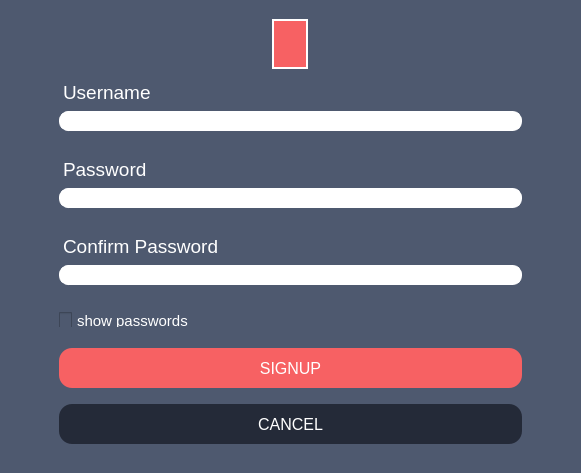
<?xml version="1.0" encoding="UTF-8"?>
<ui version="4.0">
 <class>Registration</class>
 <widget class="QMainWindow" name="Registration">
  <property name="geometry">
   <rect>
    <x>0</x>
    <y>0</y>
    <width>581</width>
    <height>473</height>
   </rect>
  </property>
  <property name="windowTitle">
   <string>Registration</string>
  </property>
  <property name="whatsThis">
   <string>&lt;html&gt;&lt;head/&gt;&lt;body&gt;&lt;p&gt;&lt;br/&gt;&lt;/p&gt;&lt;/body&gt;&lt;/html&gt;</string>
  </property>
  <widget class="QWidget" name="centralwidget">
   <property name="minimumSize">
    <size>
     <width>549</width>
     <height>433</height>
    </size>
   </property>
   <property name="styleSheet">
    <string notr="true">background : #4e596f;</string>
   </property>
   <layout class="QGridLayout" name="gridLayout">
    <item row="1" column="0">
     <widget class="QFrame" name="frame">
      <property name="styleSheet">
       <string notr="true">border-width: 1px;
padding-top: 0px;
margin-left: 40px;
margin-right: 40px;
margin-bottom: 5px;</string>
      </property>
      <property name="frameShape">
       <enum>QFrame::NoFrame</enum>
      </property>
      <property name="frameShadow">
       <enum>QFrame::Plain</enum>
      </property>
      <layout class="QVBoxLayout" name="verticalLayout_5">
       <item alignment="Qt::AlignHCenter">
        <widget class="QPushButton" name="btn_changeProfile">
         <property name="enabled">
          <bool>true</bool>
         </property>
         <property name="minimumSize">
          <size>
           <width>0</width>
           <height>0</height>
          </size>
         </property>
         <property name="maximumSize">
          <size>
           <width>140</width>
           <height>65</height>
          </size>
         </property>
         <property name="sizeIncrement">
          <size>
           <width>0</width>
           <height>0</height>
          </size>
         </property>
         <property name="baseSize">
          <size>
           <width>0</width>
           <height>0</height>
          </size>
         </property>
         <property name="cursor">
          <cursorShape>PointingHandCursor</cursorShape>
         </property>
         <property name="toolTip">
          <string>edit profile icon</string>
         </property>
         <property name="autoFillBackground">
          <bool>false</bool>
         </property>
         <property name="styleSheet">
          <string notr="true">QPushButton{
background-color: #f76163;
border: 2px solid white;
border-radius: 30px;
}

QPushButton:hover{
background-color: #4e596f;
}

QPushButton:pressed{
background-color: #242A38;
}</string>
         </property>
         <property name="text">
          <string/>
         </property>
         <property name="icon">
          <iconset resource="resources/res.qrc">
           <normaloff>:/res/profile-pics/default.png</normaloff>:/res/profile-pics/default.png</iconset>
         </property>
         <property name="iconSize">
          <size>
           <width>59</width>
           <height>59</height>
          </size>
         </property>
         <property name="autoDefault">
          <bool>false</bool>
         </property>
         <property name="default">
          <bool>false</bool>
         </property>
         <property name="flat">
          <bool>false</bool>
         </property>
        </widget>
       </item>
       <item>
        <layout class="QVBoxLayout" name="uname">
         <property name="rightMargin">
          <number>0</number>
         </property>
         <item>
          <widget class="QLabel" name="label_uname">
           <property name="styleSheet">
            <string notr="true">QLabel{
	text-decoration: none;
	margin-left: 0px;
	margin-bottom: 0px;
}</string>
           </property>
           <property name="text">
            <string>&lt;html&gt;&lt;head/&gt;&lt;body&gt;&lt;p&gt;&lt;span style=&quot; font-size:14pt; color:#ffffff;&quot;&gt;Username&lt;/span&gt;&lt;/p&gt;&lt;/body&gt;&lt;/html&gt;</string>
           </property>
          </widget>
         </item>
         <item>
          <widget class="QLineEdit" name="ledit_uname">
           <property name="styleSheet">
            <string notr="true">background: white;
border:1px solid white;
border-radius: 9px;
padding: 1 8px;
margin: 0 0 20 0px;
color: #242A38;
font: &quot;Segoe UI Emoji&quot;;
selection-background-color: #f76163;</string>
           </property>
          </widget>
         </item>
        </layout>
       </item>
       <item>
        <layout class="QVBoxLayout" name="pwd">
         <item>
          <widget class="QLabel" name="label_pwd">
           <property name="styleSheet">
            <string notr="true">QLabel{
	text-decoration: none;
	margin-left: 0px;
	margin-bottom: 0px;
}</string>
           </property>
           <property name="text">
            <string>&lt;html&gt;&lt;head/&gt;&lt;body&gt;&lt;p&gt;&lt;span style=&quot; font-size:14pt; color:#ffffff;&quot;&gt;Password&lt;/span&gt;&lt;/p&gt;&lt;/body&gt;&lt;/html&gt;</string>
           </property>
          </widget>
         </item>
         <item>
          <widget class="QLineEdit" name="ledit_pwd">
           <property name="styleSheet">
            <string notr="true">background: white;
border:1px solid white;
border-radius: 9px;
padding: 1 8px;
margin: 0 0 20 0px;
color: #242A38;
font: &quot;Segoe UI Emoji&quot;;
selection-background-color: #f76163;</string>
           </property>
           <property name="echoMode">
            <enum>QLineEdit::Password</enum>
           </property>
          </widget>
         </item>
        </layout>
       </item>
       <item>
        <layout class="QVBoxLayout" name="cnfrmPwd">
         <property name="sizeConstraint">
          <enum>QLayout::SetDefaultConstraint</enum>
         </property>
         <property name="rightMargin">
          <number>0</number>
         </property>
         <item>
          <widget class="QLabel" name="label_cnfrmPwd">
           <property name="styleSheet">
            <string notr="true">QLabel{
	text-decoration: none;
	margin-left: 0px;
	margin-bottom: 0px;
}</string>
           </property>
           <property name="text">
            <string>&lt;html&gt;&lt;head/&gt;&lt;body&gt;&lt;p&gt;&lt;span style=&quot; font-size:14pt; color:#ffffff;&quot;&gt;Confirm Password&lt;/span&gt;&lt;/p&gt;&lt;/body&gt;&lt;/html&gt;</string>
           </property>
          </widget>
         </item>
         <item>
          <widget class="QLineEdit" name="lineEdit_cnfrmPwd">
           <property name="styleSheet">
            <string notr="true">background: white;
border:1px solid white;
border-radius: 9px;
padding: 1 8px;
margin: 0 0 20 0px;
color: #242A38;
font: &quot;Segoe UI Emoji&quot;;
selection-background-color: #f76163;</string>
           </property>
           <property name="echoMode">
            <enum>QLineEdit::Password</enum>
           </property>
          </widget>
         </item>
        </layout>
       </item>
       <item>
        <widget class="QCheckBox" name="checkBox_showPwds">
         <property name="cursor">
          <cursorShape>PointingHandCursor</cursorShape>
         </property>
         <property name="toolTip">
          <string>&lt;html&gt;&lt;head/&gt;&lt;body&gt;&lt;p&gt;Show/hide all the passwords&lt;/p&gt;&lt;/body&gt;&lt;/html&gt;</string>
         </property>
         <property name="styleSheet">
          <string notr="true">QCheckBox {
    spacing: 5px;
	font-size: 11pt;
	color:white;
	margin-bottom: -3px;
	margin-left: 0px;
}

QCheckBox::indicator {
    width: 13px;
	height: 17px;
}

QCheckBox::indicator:unchecked {
    image: url(:/res/checkbox.png);
}

QCheckBox::indicator:checked {
    image: url(:/res/checkbox_checked.png);
}
</string>
         </property>
         <property name="text">
          <string>show passwords</string>
         </property>
        </widget>
       </item>
       <item>
        <layout class="QVBoxLayout" name="buttons">
         <item>
          <widget class="QPushButton" name="btn_signup">
           <property name="sizePolicy">
            <sizepolicy hsizetype="Minimum" vsizetype="Fixed">
             <horstretch>0</horstretch>
             <verstretch>0</verstretch>
            </sizepolicy>
           </property>
           <property name="cursor">
            <cursorShape>PointingHandCursor</cursorShape>
           </property>
           <property name="toolTip">
            <string>&lt;html&gt;&lt;head/&gt;&lt;body&gt;&lt;p&gt;Save all changes&lt;/p&gt;&lt;/body&gt;&lt;/html&gt;</string>
           </property>
           <property name="styleSheet">
            <string notr="true">QPushButton {
	background: #f76163;
    border-width: 1px;
    border-radius: 13px;
    border-color: #f76163;
    font: 12pt;
    color: white;
    padding: 10px;
	margin-left: 0px;
	margin-right: 0px;
	margin-top: 15px;
	margin-bottom: 10px;
	min-height: 20px;
}

QPushButton:hover {
background: qradialgradient(cx:0.3, cy:0.5, radius: 5.5,
              fx:0.5, fy:0.5, stop:0 #f65964, stop:1 white);
}

QPushButton:pressed {
background: qradialgradient(cx:0.7, cy:0.5, radius: 5.5,
              fx:0.5, fy:0.5, stop:0 #f65964, stop:1 black);
}</string>
           </property>
           <property name="text">
            <string>SIGNUP</string>
           </property>
          </widget>
         </item>
         <item>
          <widget class="QPushButton" name="btn_cancel">
           <property name="sizePolicy">
            <sizepolicy hsizetype="Minimum" vsizetype="Fixed">
             <horstretch>0</horstretch>
             <verstretch>0</verstretch>
            </sizepolicy>
           </property>
           <property name="cursor">
            <cursorShape>PointingHandCursor</cursorShape>
           </property>
           <property name="toolTip">
            <string>&lt;html&gt;&lt;head/&gt;&lt;body&gt;&lt;p&gt;Abort&lt;/p&gt;&lt;/body&gt;&lt;/html&gt;</string>
           </property>
           <property name="styleSheet">
            <string notr="true">QPushButton {
    background: #242A38;
    border-width: 1px;
    border-radius: 13px;
    border-color: #242A38;
    font: 12pt;
	color: white;
    padding: 10px;
	margin-left: 0px;
	margin-right: 0px;
	margin-top: 0px;
	min-height: 20px;
}

QPushButton:hover {
background: qradialgradient(cx:0.3, cy:0.5, radius: 5.5,
              fx:0.5, fy:0.5, stop:0 #242A38, stop:1 white);
}

QPushButton:pressed {
border-style: inset;
background: qradialgradient(cx:0.7, cy:0.5, radius: 5.5,
              fx:0.5, fy:0.5, stop:0 #242A38, stop:1 #000);
}</string>
           </property>
           <property name="text">
            <string>CANCEL</string>
           </property>
          </widget>
         </item>
        </layout>
       </item>
      </layout>
     </widget>
    </item>
   </layout>
  </widget>
 </widget>
 <resources>
  <include location="resources/res.qrc"/>
 </resources>
 <connections/>
</ui>
